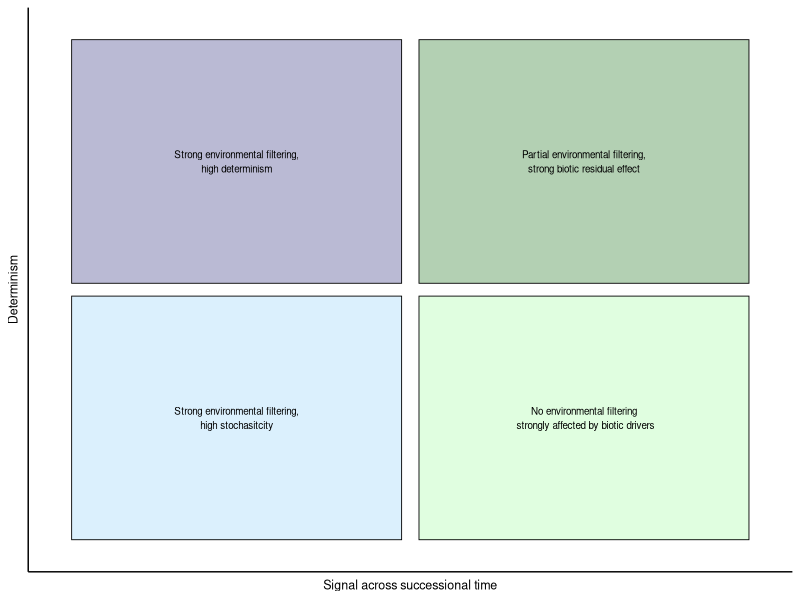

Source code (R):
library(ggplot2)

quadrants <- data.frame(
	x = c(1, 1, 3, 3),
	y = c(1, 3, 1, 3),
	label = c("Strong environmental filtering,\nhigh stochasitcity", 
						"Strong environmental filtering,\nhigh determinism", 
						"No environmental filtering\n strongly affected by biotic drivers",
						"Partial environmental filtering,\nstrong biotic residual effect"))

hypo <- ggplot() +
	geom_rect(data = quadrants, aes(xmin = ifelse(x == 1, -1.95, 0.05), xmax = ifelse(x == 3, 1.95, -0.05), 
																	ymin = ifelse(y == 1, -1.95, 0.05), ymax = ifelse(y == 3, 1.95, -0.05), 
																	fill = label), alpha = 0.3, colour = "black", linewidth = .3) +
	geom_text(data = quadrants, aes(x = ifelse(x == 1, -1, 1), y = ifelse(y == 1, -1, 1), 
																	label = label), hjust = "center", vjust = "center", size = 2.5, family = "sans") +
	scale_fill_manual(values = c("palegreen","darkgreen", "midnightblue", "lightskyblue")) +
	xlim(-2, 2) +
	ylim(-2, 2) +
	xlab("Signal across successional time") +
	ylab("Determinism") +
	theme_classic() +
	theme(legend.position = "none",
				text = element_text(size = 9),
				axis.text = element_blank(),
				axis.ticks = element_blank())

# hypo <- ggplot() +
# 	geom_rect(data = quadrants, aes(xmin = ifelse(x == 1, -1.99, 0.05), xmax = ifelse(x == 3, 1.99, -0.05), 
# 																	ymin = ifelse(y == 1, -1.99, 0.05), ymax = ifelse(y == 3, 1.99, -0.05), 
# 																	fill = label), alpha = 0.2, colour = "black", linewidth = .3) +
# 	geom_text(data = quadrants, aes(x = ifelse(x == 1, -1, 1), y = ifelse(y == 1, -1, 1), 
# 																	label = label), hjust = "center", vjust = "center", size = 3.5, family = "sans") +
# 	scale_fill_manual(values = c("darkgreen","midnightblue", "palegreen", "lightskyblue")) +
# 	xlim(-2, 2) +
# 	ylim(-2, 2) +
# 	xlab("Trait change over succession") +
# 	ylab("Determinism") +
# 	theme_bw() +
# 	theme(legend.position = "none",
# 				text = element_text(size = 9),
# 				axis.text = element_blank(),
# 				axis.ticks = element_blank())

ggsave(filename = "/Users/serpent/Documents/MSc/Thesis/Code/analysis/plots/hypothesis.png",
			 plot = hypo, 
			 bg = "white",
			 width = 100, 
			 height = 80, 
			 units = "mm", 
			 dpi = 600)
